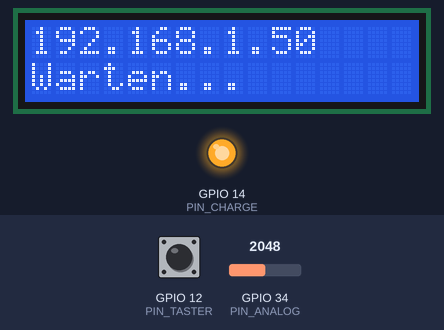
This sketch was run on a simulated ESP32. Parts: 16×2 character LCD, output pins drawn as LEDs (lit = HIGH). The inputs (shaded band) are chosen by the test bench; at power-on: GPIO 34 (PIN_ANALOG) = 2048, GPIO 12 (PIN_TASTER) LOW. WiFi joins after 1.5 s; servers stay silent unless stated; what the sketch prints to the serial monitor is not drawn.

Above: at 3.4 s.
3.5 s: GPIO 34 (PIN_ANALOG) set to 4013
5.0 s: GPIO 34 (PIN_ANALOG) set to 4069
At 5.5 s:
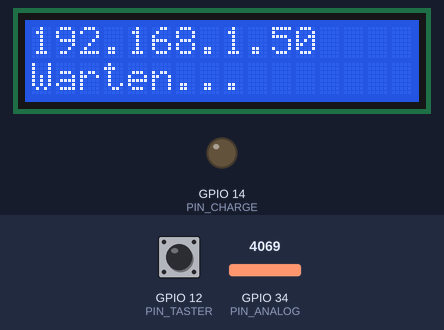
6.5 s: GPIO 34 (PIN_ANALOG) set to 0
At 6.9 s:
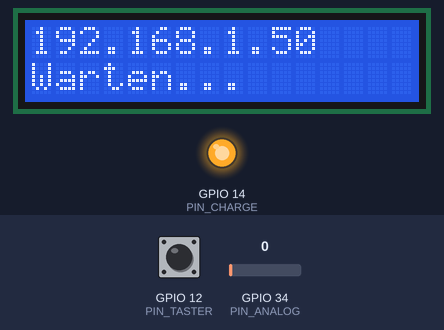
8.0 s: GPIO 34 (PIN_ANALOG) set to 4095
At 9.2 s:
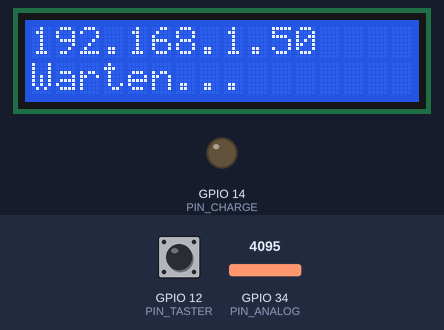
9.5 s: GPIO 34 (PIN_ANALOG) set to 0
At 9.9 s:
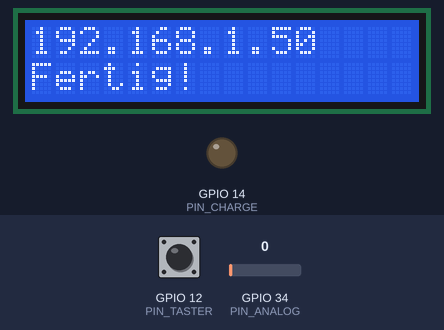
Timing chart, 0 to 12.0 s (numbered marks = the images above; inputs shaded):
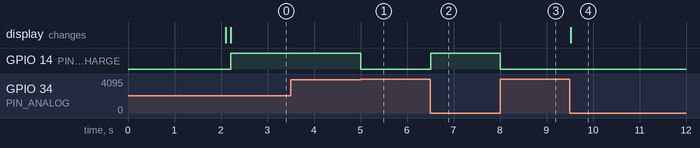

Measured:
- the behaviour switches between 4068 and 4069 on GPIO 34 (PIN_ANALOG) (found by bisection; images 0 and 1)
- after the input at 5.0 s, GPIO 14 (PIN_CHARGE): HIGH → LOW at once
- after the input at 6.5 s, GPIO 14 (PIN_CHARGE): LOW → HIGH at once
- after the input at 8.0 s, GPIO 14 (PIN_CHARGE): HIGH → LOW at once
- after the input at 9.5 s, the display: changes at once (image 4)

The sketch:

Kondensator_Messer.ino
```cpp
#include <WiFi.h>
#include <WebServer.h>
#include <Wire.h> n
#include <LiquidCrystal_I2C.h>


LiquidCrystal_I2C lcd(0x27, 16, 2);

WebServer server(80);  // Object of WebServer(HTTP port, 80 is defult)

#define PIN_ANALOG    34
#define PIN_CHARGE    14
#define PIN_TASTER 12


int i = 500;
int k = 0;
int zeit1[1024];
int spannung1[1024];
int zeit2[1024];
int spannung2[1024];
int run = 0;
int tasterStatus;

const char* ssid = "SSID";
const char* password = "PASSWORD";

const int resistorValue = 10000;
unsigned long startTime1, startTime2, elapsedTime, endTime1, endTime2;
float microFarads, nanoFarads;

String v1 = "";
String v2 = "";
String ms1 = "";
String ms2 = "";
int b1 = 0;
int b2 = 0;

void setup() {
    Serial.begin(115200);

    pinMode(PIN_TASTER, INPUT);
    pinMode(PIN_CHARGE, OUTPUT);
    digitalWrite(PIN_CHARGE, LOW);

    //LCD an
    lcd.init();
    lcd.backlight();

    lcd.setCursor(0, 0);
    lcd.print("suche:");
    lcd.print(ssid);
    Serial.println("Versuche zu verbinden");
    Serial.println(ssid);

    // Verbindet sich mit WLAN
    WiFi.begin(ssid, password);

    while (WiFi.status() != WL_CONNECTED) {
    delay(1000);
    Serial.print(".");
    }

    lcd.clear();
    lcd.print("Connected");

    Serial.println("");
    Serial.println("WiFi verbunden");
    Serial.print("IP: ");
    Serial.println(WiFi.localIP());

    lcd.clear();
    lcd.print(WiFi.localIP());

    server.on("/", handle_root);

    server.begin();
    Serial.println("HTTP server  ist gestartet");
    delay(100);

    String MyName = MakeMine("Kondensator");
    AdvertiseServices(MyName.c_str());
}


void loop()
{

   if(run < 2){

    if(run == 0){
    lcd.setCursor(0, 1);
    lcd.print("Warten...");
    Serial.println("Messung");
    }
    Serial.print(".");
    run++;
    digitalWrite(PIN_CHARGE, HIGH); // Beginnt den Kondensator zu Laden
    startTime1 = millis();
    bool query = false;
    b1 = 0;

    while(analogRead(PIN_ANALOG) < (4096*0.9933)) {
      if (analogRead(PIN_ANALOG) > (4096*0.632) && query == false){
          elapsedTime = millis() - startTime1;
          query = true;
          }
      if(analogRead(PIN_ANALOG)%40 == 0){
          zeit1[b1] = (millis() - startTime1);
          spannung1[b1] = analogRead(PIN_ANALOG)*3330/4096;
          b1++;
          delay(5);
      }
    }

    endTime1 = millis()- startTime1;
    zeit1[b1+1] = endTime1;
    spannung1[b1] = analogRead(PIN_ANALOG)*3330/4096;


    microFarads = ((float)elapsedTime / resistorValue) * 1000;//Rechnung
    digitalWrite(PIN_CHARGE, LOW); // Stoppt Laden und Startet Entladen
    startTime2 = millis();
    b2 = 0;
    while(analogRead(PIN_ANALOG) > 0) {
        Serial.println(analogRead(PIN_ANALOG));
        if(analogRead(PIN_ANALOG)%40 == 0){
        zeit2[b2+1] = (millis() - startTime2);
        spannung2[b2] = analogRead(PIN_ANALOG)*3330/4096;
        b2++;
        delay(5);
      }
    }

    endTime2 = millis()- startTime2;
    zeit2[b2] = endTime2;
    spannung2[b2] = analogRead(PIN_ANALOG)*3330/4096;
    pinMode(PIN_CHARGE, OUTPUT);

    //Datenaufbereitung
    ms1 = millisecond(zeit1, b1);
    v1 = voltage(spannung1, "0", b1);
    ms2 = millisecond(zeit2, b2);
    v2 = voltage(spannung2, (String)spannung1[b1], b2);

    if(run == 2){
     lcd.clear();
     lcd.print(WiFi.localIP());
     lcd.setCursor(0, 1);
     lcd.print("Fertig!");
     Serial.println("Fertig!");
      }

    }else{
     server.handleClient();

     tasterStatus=digitalRead(PIN_TASTER);
     if (tasterStatus == HIGH){run = 0;}
      }
}

String HTML(){  //Website also HTML code
String head = "<!DOCTYPE html>\
<html lang=\"\">\
<style>\
    body {\
        font-family: Menlo, 'Roboto Mono', 'Andale Mono', \"Lucida Console\", monospace;\
        background-color: lightgray;\
    }\
\
    button {\
        width: 180px;\
        padding: 5px;\
        margin: 6px;\
        background-color: gray;\
        border: thin solid darkgrey;\
        color: white;\
        font-size: 14pt;\
        text-align: center;\
        text-decoration: none;\
        font-weight: bold;\
        display: inline-block;\
        cursor: pointer;\
    }\
</style>\
\
<head>\
    <meta charset=\"utf-8\">\
    <meta name=\"viewport\" content=\"width=device-width, initial-scale=1.0\">\
    <title>Kondensator</title>\
</head>\
\
<body>\
<center>\
        <h1>Kondensator</h1>\
    </center>\
    <center>\
        <table>\
            <tr>\
                <th>Laden</th>\
                <th>Entladen</th>\
            </tr>\
            <tr>\
                <td><canvas id=\"ladenChart\" width=\"500 \" height=\"600 \"></canvas></td>\
                <td><canvas id=\"entladenChart\" width=\"500 \" height=\"600 \"></canvas></td>\
            </tr>\
            <tr>\
                <td style=\"padding-left:30px;\">\
\
                    y-Achse &rarr; t in ms <br> x-Achse &rarr; U in mV<br><br>\
                    t<sub>max</sub> = "
+ (String)endTime1 +
" ms\
                </td>\
                <td style=\"padding-left:30px;\">\
\
                    y-Achse &rarr; t in ms <br>x-Achse &rarr; U in mV<br><br>\
                    t<sub>max</sub> = "
 + (String)endTime2 +
"ms\
                </td>\
            </tr>\
        </table>\
        <div>\
            <center><br><br>\
                <h2>C = "
+ (String)microFarads +
" &microF</h2>\
            </center>\
            <div>\
                <button onClick=\"window.location.href=window.location.href\">Aktualisieren</button>\
                <script src=\"https://cdnjs.cloudflare.com/ajax/libs/Chart.js/2.9.4/Chart.min.js\">\
                </script>\
                <script>\
                    var myChartObject = document.getElementById('ladenChart');\
                    var chart = new Chart(myChartObject, {\
                        type: 'line',\
                        data: {\
                            labels: ["
+ ms1 +
"],\
                            datasets: [{\
                                label: \"U in mV\",\
                                data: ["
+v1+
"],\
                                backgroundColor: 'rgba(2,224,5,0.4)',\
                                borderColr: 'rgba(65,105,225,1)'\
                            }]\
                        }\
                    });\
                    var myChartObject = document.getElementById('entladenChart');\
                    var chart = new Chart(myChartObject, {\
                        type: 'line',\
                        data: {\
                        labels: ["
+ms2+
"],\
                        datasets: [{\
                            label: \"U in mV\",\
                            data: ["
+v2+
"],\
                            backgroundColor: 'rgba(249,7,35,0.4)',\
                            borderColr: 'rgba(249,7,35,1)'\
                        }]\
                    }\
                    });\
\
                </script>\
</body>\
\
</html>\
"; // Ende html code
Serial.println(head);
return head;
  }

void handle_root() {
  server.send(200, "text/html", HTML());
  Serial.println("HTML wurde gestartet");
  }

String millisecond(int zeit[], int b){
  String milli;
  milli = "\"0\"";
    for(k = 1; k<b ;k++){
      milli = milli + ", \"" +zeit[k]+"\"";
     //\"1\", \"2\", \"3\"
    }
    return milli;
  }

String voltage(int spannung[], String s, int b){
    String volt = s;
    for(k = 0; k < b ;k++){
    volt = volt+", " +spannung[k];
     // 2, 3, 5, 6, 7, 8, 9, 2
    }
    return volt;
  }

void AdvertiseServices(const char *MyName)
{
  if (MDNS.begin(MyName))
  {
    Serial.println(F("mDNS responder started"));
    Serial.print(F("I am: "));
    Serial.println(MyName);

    // Add service to MDNS-SD
    MDNS.addService("n8i-mlp", "tcp", 23);
  }
  else
  {
    while (1)
    {
      Serial.println(F("Error setting up MDNS responder"));
      delay(1000);
    }
  }
}

uint16_t GetDeviceId()
{
#if defined(ARDUINO_ARCH_ESP32)
  return ESP.getEfuseMac();
#else
  return ESP.getChipId();
#endif
}

/* Append a semi-unique id to the name template */
String MakeMine(const char *NameTemplate)
{
  uint16_t uChipId = GetDeviceId();
  String Result = String(NameTemplate) + String(uChipId, HEX);
  return Result;
}
```
